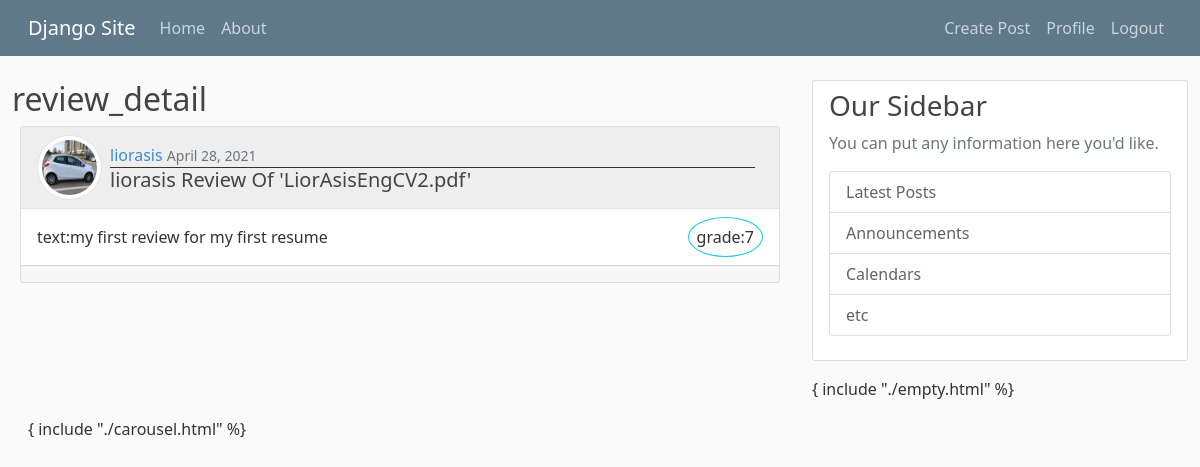
Screenshot of /resumes/review/1/ (signed in) with the database file from the repository.
### resumes/models.py (models this page shows, shortened)
class Review(models.Model):
    CHOICES = [(i, i) for i in range(11)]
    grade = models.IntegerField(choices=CHOICES)
    text = models.TextField(default="")
    created_at = models.DateTimeField(auto_now_add=True)
    updated_at = models.DateTimeField(auto_now=True)
    resume = models.ForeignKey(Resume, on_delete=models.CASCADE)
    author = models.ForeignKey(settings.AUTH_USER_MODEL, on_delete=models.CASCADE)

class Resume(models.Model):
    resume_file = models.FileField(upload_to='uploads/resumes/')
    text = models.TextField(default="")
    tags = models.ManyToManyField('Tag', blank=True)
    created_at = models.DateTimeField(auto_now_add=True)
    updated_at = models.DateTimeField(auto_now=True)
    author = models.ForeignKey(settings.AUTH_USER_MODEL, on_delete=models.CASCADE)
    @property
    def filename(self):
        return os.path.basename(self.resume_file.name)

### accounts/models.py (models this page shows, shortened)
class CustomUser(AbstractUser):
    def __str__(self):
        return f'{self.username}'

class Profile(models.Model):
    user = models.OneToOneField(settings.AUTH_USER_MODEL, on_delete=models.CASCADE)
    image = models.ImageField(default='profile_pics/default.jpeg', upload_to="profile_pics")

### resumes/views/review_views.py (the view)
# urls.py: path('review/<int:pk>/', views.ReviewDetailView.as_view(), name="review_detail"),
class ReviewDetailView(OwnerDetailView):
    model = Review

### resumes/templates/resumes/review_detail.html (shortened to what this page needs)
{% extends "base.html" %}
{% block content %}
    <h2>review_detail</h2>
    <div class="card m-2 overflow-hidden">
		<div class="card-header">
			<div class="d-flex bd-highlight align-items-start">
				<img class="rounded-circle img-thumbnail center card-img-start" src="{{ review.author.profile.image.url }}" alt=" ">
				<div class="align-self-start flex-fill">
					<div class="align-self-start-inner d-flex">
					<span class="me-auto" style="margin-top: auto;">
						<a class="card-user-link" href="{% url 'resumes:user_reviews' review.author.username %}">{{ review.author }}</a>
		      			<small class="text-muted">{{ review.created_at|date:"F d, Y" }}</small>
					</span>
					</div>
		      		<h5 class="card-title align-self-end">
		    			<a class="card-title" href="{% url 'resumes:review_detail' review.id %}">{{ review.author }} Review Of '{{ review.resume.filename }}'</a>
		    		</h5>
		    	</div>
			</div>
		</div>
		<div class="card-body d-flex">
			<span class="me-auto">text:{{ review.text }}</span>
			<span class="ms-auto"><span class="p-2 border rounded-circle border-info">grade:{{ review.grade }}</span></span>
		</div>
        <div class="card-footer">
        </div>
	</div>
{% endblock content %}

### static/resume_project/main.css (style rules this page uses)
body { background: #fafafa; color: #333333; margin-top: 5rem; }
h1, h2, h3, h4, h5, h6 { color: #444444; }
.card-img-start { min-width: 65px; min-height: 65px; height: 65px; width: 65px; background-size: cover; }
.card-header { border-bottom: 1px solid #e3e3e3; background-color: #eeeeee; }
.align-self-start { align-self: flex-start; margin: 8px; }
.align-self-start-inner { align-self: flex-start; border-bottom: 1px solid ; }
.card-title { color: #444444; text-decoration: none; margin-bottom: 0rem; }
.card-user-link { color: #428bca; text-decoration: none; }

### rows the page displays
Review: author.profile.image (placeholder picture), author "liorasis", created_at "April 28, 2021", resume.filename "LiorAsisEngCV2.pdf", text "my first review for my first resume", grade "7"
